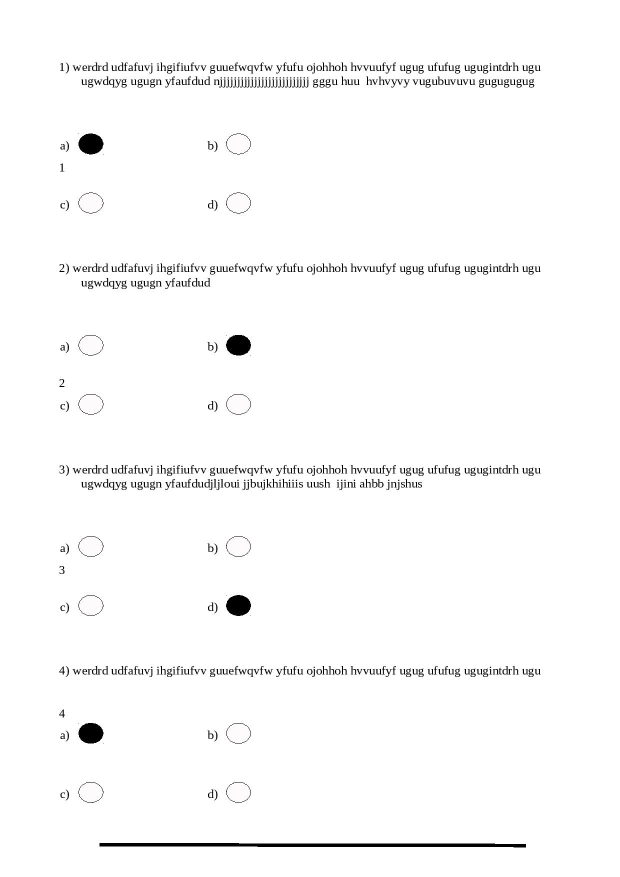
#> input picture images/omr.jpg, 1240 x 1754 px (shown at 1/2 size)
$ jupyter execute --allow-errors imagePreprocessing.ipynb
#> lines starting #> are read from the running program, lines starting #| are printed output that depends on the picture
[cell 1]
import skimage.io as skio
import os

[cell 2]
# filename = os.path.join(skio.data_dir, 'eye.png')
moon = skio.imread("./images/omr.jpg")
#> moon is the input picture: shape (1754, 1240, 3); mean R, G, B 250.1, 250, 250

[cell 3]
skio.imshow(moon)

[cell 4]
from skimage.color import rgb2gray

[cell 5]
moon.shape
#> Out = (1754, 1240, 3)

[cell 6]
from skimage.color import rgb2gray
from skimage.transform import resize

[cell 7]
gray = rgb2gray(moon)
gray = resize(gray, (1000, 700),anti_aliasing=True)
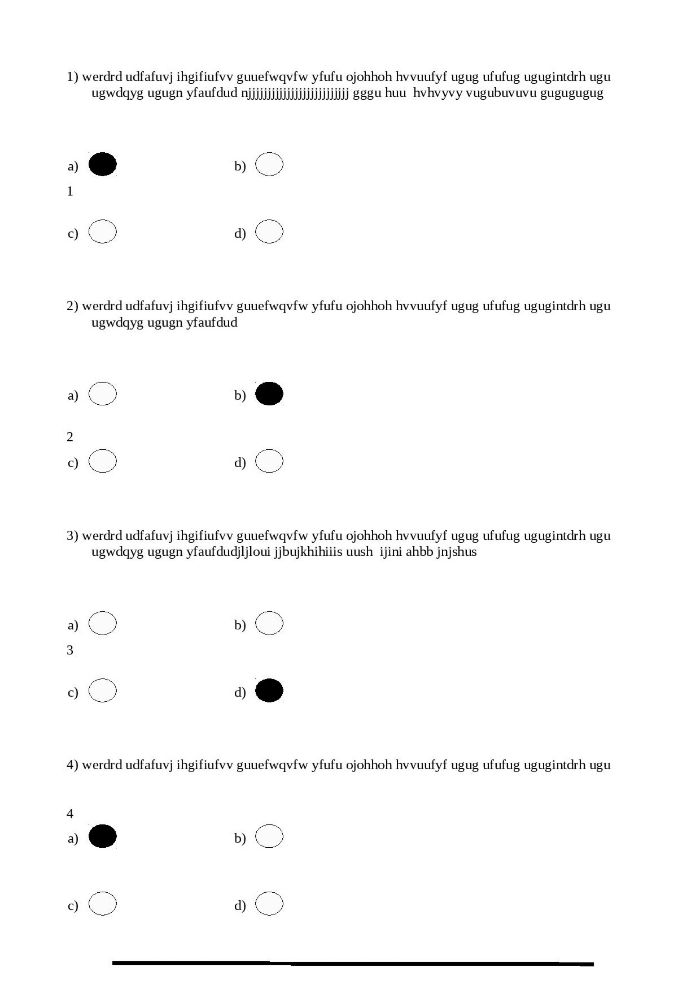
#> gray: shape (1000, 700) float64; min 0, max 1, mean 0.981

[cell 8]
skio.imshow(gray)

[cell 9]
gray.shape
#> Out = (1000, 700)

[cell 10]
from sklearn.preprocessing import Binarizer

[cell 11]
binary = Binarizer().fit(gray)

[cell 12]
from sklearn.preprocessing import Binarizer
#> (the rest of this cell did not finish here and is left out)

#> (a cell that did not finish here is left out)

[cell 14]
# hor_profile = []
# for x in range(1000):
#     hor_profile.append(gray1[x].sum())
# #     print(x,gray1[x].sum())

[cell 15]
import matplotlib.pyplot as plt

# plt.plot(hor_profile)
# plt.show()

[cell 16]
import imageio

[cell 17]
from skimage.transform import resize
#> (the rest of this cell did not finish here and is left out)

[cell 18]
hor_profile = []
#> (the rest of this cell did not finish here and is left out)

[cell 19]
plt.plot(hor_profile)
plt.show()
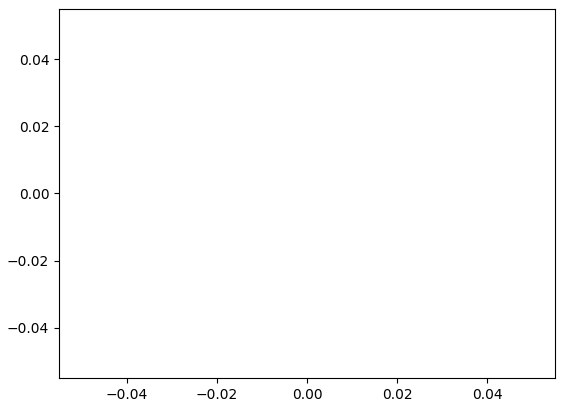
#> figure drawn by matplotlib, 1 panel

$ run again, with images/fname.jpeg copied over images/omr.jpg
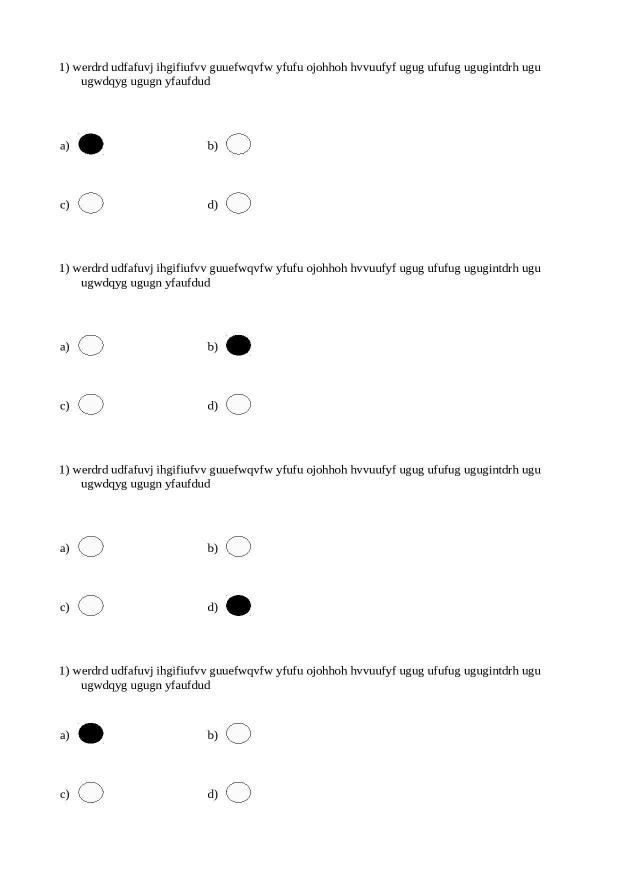
#> input picture images/fname.jpeg, 1240 x 1754 px (shown at 1/2 size)
#> moon is the input picture: shape (1754, 1240); min 0, max 255, mean 251.2
#> `gray = resize(gray, (1000, 700),anti_aliasing=True)`:
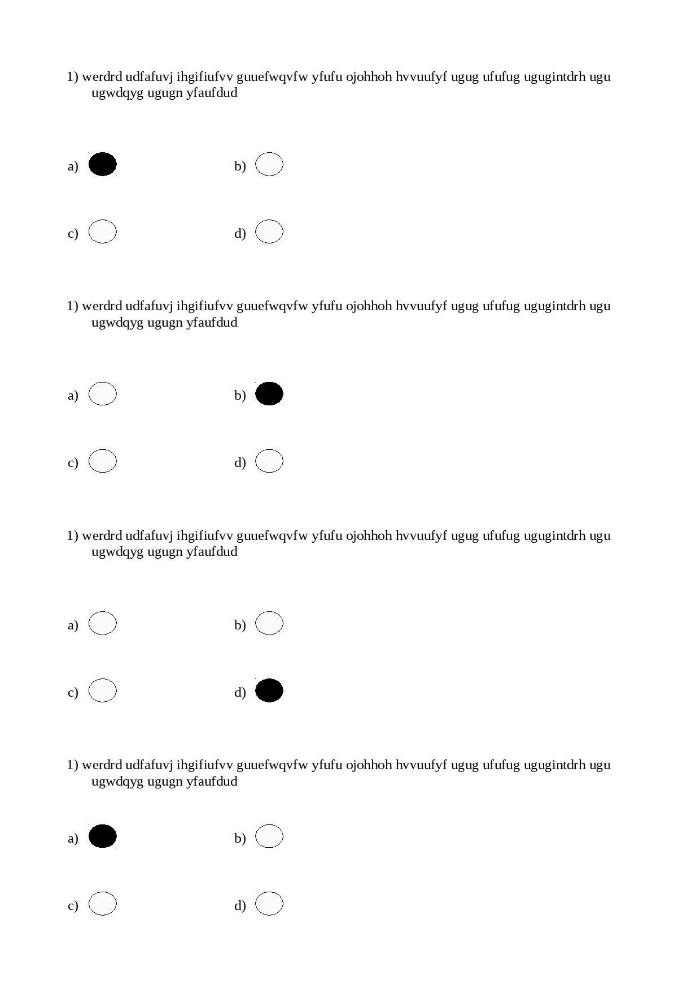
#> gray: shape (1000, 700) float64; min 0, max 1, mean 0.985
